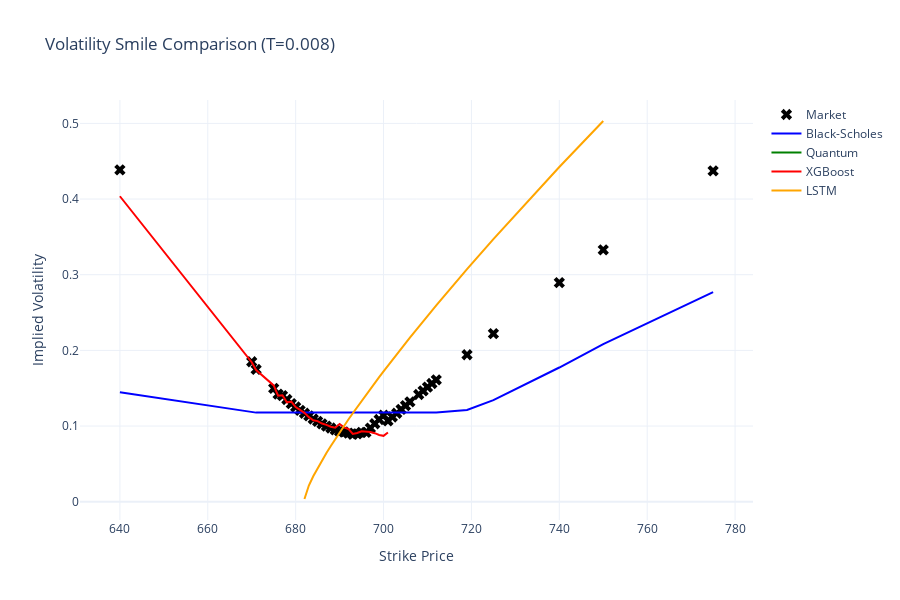
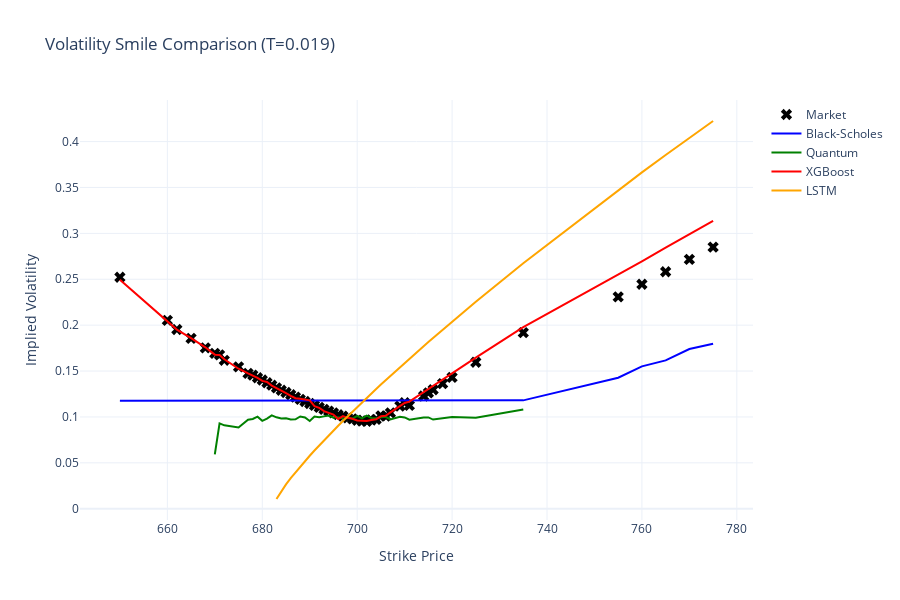

The notebook cell saved with these charts, in order:
### Markdown cell above
---
## Part 4: Static Visualization / 정적 시각화 (2D/3D Model Analysis)

### Code cell
# =============================================================================
# 4.1 2D Smile Curves (Slices) / 2D 스마일 커브 (단면 분석)
# =============================================================================
def plot_2d_smile_comparison(market_strikes, market_imvol, market_T, model_prices_dict, S0, r, target_T_idx=0):
    unique_T = np.unique(market_T)
    if target_T_idx >= len(unique_T):
        target_T_idx = 0
    
    target_T = unique_T[target_T_idx]
    mask = market_T == target_T
    
    strikes = market_strikes[mask]
    market_iv_slice = market_imvol[mask]
    
    fig = go.Figure()
    
    # Market Data
    fig.add_trace(go.Scatter(x=strikes, y=market_iv_slice, mode='markers', name='Market', marker=dict(size=10, color='black', symbol='x')))
    
    # Models
    colors = ['blue', 'green', 'red', 'orange', 'purple', 'cyan', 'magenta', 'lime', 'brown', 'teal']
    for i, (model_name, prices) in enumerate(model_prices_dict.items()):
        model_prices_slice = prices[mask]
        # Calculate Implied Vol for Model Prices
        model_iv = []
        for p, k in zip(model_prices_slice, strikes):
             iv = implied_volatility(p, S0, k, target_T, r)
             model_iv.append(iv)
        
        fig.add_trace(go.Scatter(x=strikes, y=model_iv, mode='lines', name=model_name, line=dict(color=colors[i % len(colors)], width=2)))

    fig.update_layout(
        title=f'Volatility Smile Comparison (T={target_T:.3f})',
        xaxis_title='Strike Price',
        yaxis_title='Implied Volatility',
        template='plotly_white',
        width=900, height=600
    )
    fig.show()

# Plot for the first and last maturity
plot_2d_smile_comparison(market_strikes, market_iv, market_T, model_prices_dict, S0, r, target_T_idx=0)
plot_2d_smile_comparison(market_strikes, market_iv, market_T, model_prices_dict, S0, r, target_T_idx=-1)

### Figure 1 — Plotly figure (JSON) as saved in the notebook; plotly's stock layout.template omitted (floating-point values rounded to 4 significant figures)
{"data": [{"marker": {"color": "black", "size": 10, "symbol": "x"}, "mode": "markers", "name": "Market", "type": "scatter", "x": [640, 670, 671, 675, 676, 677, 678, 679, 680, 681, 682, 683, 684, 685, 686, 687, 688, 689, 690, 691, 692, 693, 694, 695, 696, 697, 698, 699, 700, 701, 702, 703, 704, 705, 706, 708, 709, 710, 711, 712, 719, 725, 740, 750, 775], "y": [0.4386, 0.1849, 0.1748, 0.1497, 0.1422, 0.1402, 0.1351, 0.1296, 0.1251, 0.1208, 0.1169, 0.1133, 0.1093, 0.1062, 0.1029, 0.09992, 0.09742, 0.09497, 0.09277, 0.0921, 0.09072, 0.0892, 0.08958, 0.09159, 0.09158, 0.09733, 0.103, 0.1087, 0.1143, 0.1069, 0.1119, 0.1169, 0.1219, 0.1269, 0.1319, 0.1417, 0.1466, 0.1514, 0.1562, 0.1611, 0.1943, 0.2221, 0.2895, 0.3329, 0.4372]}, {"line": {"color": "blue", "width": 2}, "mode": "lines", "name": "Black-Scholes", "type": "scatter", "x": [640, 670, 671, 675, 676, 677, 678, 679, 680, 681, 682, 683, 684, 685, 686, 687, 688, 689, 690, 691, 692, 693, 694, 695, 696, 697, 698, 699, 700, 701, 702, 703, 704, 705, 706, 708, 709, 710, 711, 712, 719, 725, 740, 750, 775], "y": [0.1447, 0.1177, 0.1177, 0.1177, 0.1177, 0.1177, 0.1177, 0.1177, 0.1177, 0.1177, 0.1177, 0.1177, 0.1177, 0.1177, 0.1177, 0.1177, 0.1177, 0.1177, 0.1177, 0.1177, 0.1177, 0.1177, 0.1177, 0.1177, 0.1177, 0.1177, 0.1177, 0.1177, 0.1177, 0.1177, 0.1177, 0.1177, 0.1177, 0.1177, 0.1177, 0.1177, 0.1177, 0.1178, 0.1177, 0.1178, 0.1212, 0.1343, 0.1774, 0.2083, 0.2771]}, {"line": {"color": "green", "width": 2}, "mode": "lines", "name": "Quantum", "type": "scatter", "x": [640, 670, 671, 675, 676, 677, 678, 679, 680, 681, 682, 683, 684, 685, 686, 687, 688, 689, 690, 691, 692, 693, 694, 695, 696, 697, 698, 699, 700, 701, 702, 703, 704, 705, 706, 708, 709, 710, 711, 712, 719, 725, 740, 750, 775], "y": [null, null, null, null, null, null, null, null, null, null, null, null, null, null, null, null, null, null, null, null, null, null, null, null, null, null, null, null, null, null, null, null, null, null, null, null, null, null, null, null, null, null, null, null, null]}, {"line": {"color": "red", "width": 2}, "mode": "lines", "name": "XGBoost", "type": "scatter", "x": [640, 670, 671, 675, 676, 677, 678, 679, 680, 681, 682, 683, 684, 685, 686, 687, 688, 689, 690, 691, 692, 693, 694, 695, 696, 697, 698, 699, 700, 701, 702, 703, 704, 705, 706, 708, 709, 710, 711, 712, 719, 725, 740, 750, 775], "y": [0.4037, 0.1843, 0.174, 0.1537, 0.1401, 0.1406, 0.1313, 0.1322, 0.1251, 0.1218, 0.1175, 0.1118, 0.1075, 0.1065, 0.1033, 0.1016, 0.09914, 0.09787, 0.1026, 0.09827, 0.09617, 0.08949, 0.09077, 0.09315, 0.09293, 0.09221, 0.09056, 0.08814, 0.08705, 0.0915, null, null, null, null, null, null, null, null, null, null, null, null, null, null, null]}, {"line": {"color": "orange", "width": 2}, "mode": "lines", "name": "LSTM", "type": "scatter", "x": [640, 670, 671, 675, 676, 677, 678, 679, 680, 681, 682, 683, 684, 685, 686, 687, 688, 689, 690, 691, 692, 693, 694, 695, 696, 697, 698, 699, 700, 701, 702, 703, 704, 705, 706, 708, 709, 710, 711, 712, 719, 725, 740, 750, 775], "y": [null, null, null, null, null, null, null, null, null, null, 0.003581, 0.02142, 0.03358, 0.04445, 0.05461, 0.06429, 0.07362, 0.08267, 0.0915, 0.1001, 0.1086, 0.1169, 0.1251, 0.1332, 0.1412, 0.1491, 0.1569, 0.1646, 0.1722, 0.1798, 0.1873, 0.1948, 0.2021, 0.2095, 0.2167, 0.2311, 0.2383, 0.2453, 0.2524, 0.2594, 0.3073, 0.3471, 0.4423, 0.5031, null]}], "layout": {"height": 600, "title": {"text": "Volatility Smile Comparison (T=0.008)"}, "width": 900, "xaxis": {"title": {"text": "Strike Price"}}, "yaxis": {"title": {"text": "Implied Volatility"}}}}

### Figure 2 — Plotly figure (JSON) as saved in the notebook; plotly's stock layout.template omitted (floating-point values rounded to 4 significant figures)
{"data": [{"marker": {"color": "black", "size": 10, "symbol": "x"}, "mode": "markers", "name": "Market", "type": "scatter", "x": [650, 660, 662, 665, 668, 670, 671, 672, 675, 677, 678, 679, 680, 681, 682, 683, 684, 685, 686, 687, 688, 689, 690, 691, 692, 693, 694, 695, 696, 697, 698, 699, 700, 701, 702, 703, 704, 705, 706, 707, 709, 710, 711, 714, 715, 716, 718, 720, 725, 735, 755, 760, 765, 770, 775], "y": [0.2522, 0.2053, 0.1953, 0.1857, 0.1752, 0.1693, 0.1676, 0.1617, 0.1546, 0.1474, 0.1455, 0.1427, 0.1403, 0.1373, 0.1346, 0.1317, 0.1291, 0.1266, 0.1241, 0.1216, 0.1191, 0.1169, 0.1147, 0.1126, 0.1104, 0.1082, 0.1064, 0.1044, 0.1024, 0.101, 0.09904, 0.09792, 0.09639, 0.09556, 0.09533, 0.09668, 0.09737, 0.1012, 0.1008, 0.1045, 0.1119, 0.1155, 0.1125, 0.1228, 0.1263, 0.1296, 0.1364, 0.1431, 0.1596, 0.1918, 0.2308, 0.2446, 0.2582, 0.2717, 0.2851]}, {"line": {"color": "blue", "width": 2}, "mode": "lines", "name": "Black-Scholes", "type": "scatter", "x": [650, 660, 662, 665, 668, 670, 671, 672, 675, 677, 678, 679, 680, 681, 682, 683, 684, 685, 686, 687, 688, 689, 690, 691, 692, 693, 694, 695, 696, 697, 698, 699, 700, 701, 702, 703, 704, 705, 706, 707, 709, 710, 711, 714, 715, 716, 718, 720, 725, 735, 755, 760, 765, 770, 775], "y": [0.1177, 0.1177, 0.1177, 0.1177, 0.1177, 0.1177, 0.1177, 0.1177, 0.1177, 0.1177, 0.1177, 0.1177, 0.1177, 0.1177, 0.1177, 0.1177, 0.1177, 0.1177, 0.1177, 0.1177, 0.1177, 0.1177, 0.1177, 0.1177, 0.1177, 0.1177, 0.1177, 0.1177, 0.1177, 0.1177, 0.1177, 0.1177, 0.1177, 0.1177, 0.1177, 0.1177, 0.1177, 0.1177, 0.1177, 0.1177, 0.1177, 0.1177, 0.1177, 0.1177, 0.1177, 0.1177, 0.1177, 0.1177, 0.1178, 0.1181, 0.1428, 0.1551, 0.1616, 0.174, 0.1798]}, {"line": {"color": "green", "width": 2}, "mode": "lines", "name": "Quantum", "type": "scatter", "x": [650, 660, 662, 665, 668, 670, 671, 672, 675, 677, 678, 679, 680, 681, 682, 683, 684, 685, 686, 687, 688, 689, 690, 691, 692, 693, 694, 695, 696, 697, 698, 699, 700, 701, 702, 703, 704, 705, 706, 707, 709, 710, 711, 714, 715, 716, 718, 720, 725, 735, 755, 760, 765, 770, 775], "y": [null, null, null, null, null, 0.0593, 0.09302, 0.09083, 0.08845, 0.09704, 0.09778, 0.1003, 0.09576, 0.0982, 0.1017, 0.09961, 0.09835, 0.09857, 0.09728, 0.09739, 0.1006, 0.09947, 0.09552, 0.1004, 0.09977, 0.1006, 0.1016, 0.09924, 0.0997, 0.09825, 0.09975, 0.09806, 0.1012, 0.09844, 0.1015, 0.0989, 0.09858, 0.09961, 0.1002, 0.09731, 0.1003, 0.09947, 0.09693, 0.09946, 0.09946, 0.09714, 0.09874, 0.09991, 0.09904, 0.1081, null, null, null, null, null]}, {"line": {"color": "red", "width": 2}, "mode": "lines", "name": "XGBoost", "type": "scatter", "x": [650, 660, 662, 665, 668, 670, 671, 672, 675, 677, 678, 679, 680, 681, 682, 683, 684, 685, 686, 687, 688, 689, 690, 691, 692, 693, 694, 695, 696, 697, 698, 699, 700, 701, 702, 703, 704, 705, 706, 707, 709, 710, 711, 714, 715, 716, 718, 720, 725, 735, 755, 760, 765, 770, 775], "y": [0.2494, 0.2048, 0.1952, 0.1858, 0.1759, 0.1679, 0.1676, 0.1628, 0.1525, 0.1474, 0.1453, 0.1426, 0.1393, 0.1381, 0.1342, 0.1316, 0.1295, 0.1259, 0.123, 0.1204, 0.1197, 0.119, 0.1181, 0.1117, 0.1099, 0.1064, 0.1048, 0.1027, 0.0978, 0.1009, 0.09904, 0.09807, 0.09608, 0.09548, 0.09551, 0.09668, 0.09742, 0.1007, 0.1013, 0.105, 0.1124, 0.1153, 0.1167, 0.127, 0.1305, 0.134, 0.1409, 0.1478, 0.1647, 0.1978, 0.2546, 0.2695, 0.2844, 0.299, 0.3135]}, {"line": {"color": "orange", "width": 2}, "mode": "lines", "name": "LSTM", "type": "scatter", "x": [650, 660, 662, 665, 668, 670, 671, 672, 675, 677, 678, 679, 680, 681, 682, 683, 684, 685, 686, 687, 688, 689, 690, 691, 692, 693, 694, 695, 696, 697, 698, 699, 700, 701, 702, 703, 704, 705, 706, 707, 709, 710, 711, 714, 715, 716, 718, 720, 725, 735, 755, 760, 765, 770, 775], "y": [null, null, null, null, null, null, null, null, null, null, null, null, null, null, null, 0.0106, 0.01914, 0.0265, 0.0333, 0.03974, 0.04592, 0.05191, 0.05774, 0.06344, 0.06902, 0.0745, 0.0799, 0.08522, 0.09046, 0.09565, 0.1008, 0.1058, 0.1109, 0.1158, 0.1208, 0.1256, 0.1305, 0.1353, 0.1401, 0.1448, 0.1542, 0.1588, 0.1634, 0.1771, 0.1816, 0.1861, 0.195, 0.2038, 0.2255, 0.2675, 0.3473, 0.3664, 0.3854, 0.404, 0.4224]}], "layout": {"height": 600, "title": {"text": "Volatility Smile Comparison (T=0.019)"}, "width": 900, "xaxis": {"title": {"text": "Strike Price"}}, "yaxis": {"title": {"text": "Implied Volatility"}}}}
